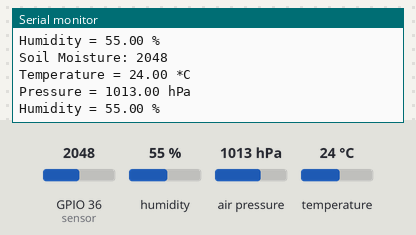
Recording of a program running on a simulated ESP32. Shown: the last lines printed to the serial monitor. Inputs (shaded band) come from the test bench; at power-on: humidity 55 %, GPIO 36 (sensor) = 2048, air pressure 1013 hPa, temperature 24 °C.

Above: at 2.8 s.
2.9 s: humidity set to 22 %
At 4.7 s:
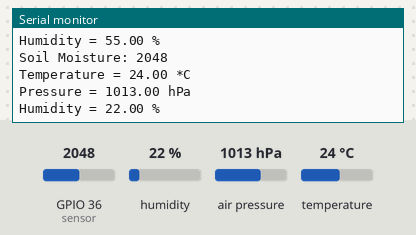
5.6 s: GPIO 36 (sensor) set to 2866
8.3 s: air pressure set to 952 hPa
At 10.8 s:
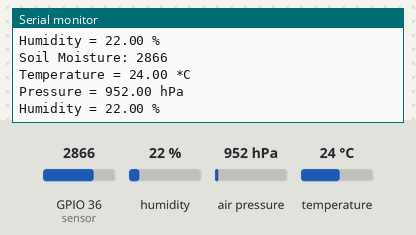
11.0 s: temperature set to 12 °C
At 12.6 s:
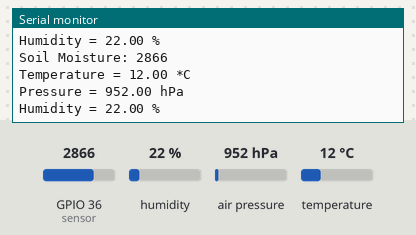
13.7 s: GPIO 36 (sensor) set to 3972
Timing chart, 0 to 16.7 s (numbered marks = the images above; inputs shaded):
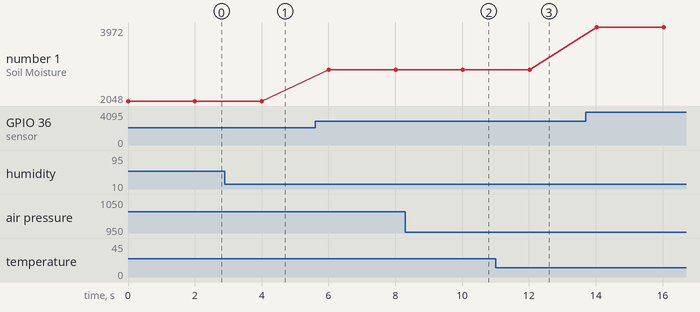

Measured:
- after the input at 2.9 s, the serial monitor: prints a new line after 1.1 s (image 1)
- after the input at 8.3 s, the serial monitor: prints a new line after 1.7 s (image 2)
- after the input at 11.0 s, the serial monitor: prints a new line after 1.0 s (image 3)
- plotted number 1: 2048 → 2866 after the input at 5.6 s, 2866 → 3972 after the input at 13.7 s

The program:

main.cpp
```cpp
#include <Wire.h>
#include <Adafruit_Sensor.h>
#include <Adafruit_BME280.h>
Adafruit_BME280 bme;

#define SEALEVELPRESSURE_HPA (1013.25) //Setting the pressure of sea level, this can be used to estimate altitude using pressure

unsigned long delayTime;


void setup() {
  // put your setup code here, to run once:
  Serial.begin(115200);                    //Recommend leaving this at 115200 so if there is a boot fail you can see it as ESP32 operates on 115200
  bool status;

  status = bme.begin(0x76);                //This returns a 1 if the BME is working, and 0 if not
  if (!status) {                           //If !status means "If Not Status" where status is a 1 or a 0 as per the previous line.
    Serial.println("Could not find a valid BME280 sensor, check wiring!");
    delay(2000);                           //Delay in milliseconds
    while (1);                             //This creates a loop until the BME is detected
  }

  Serial.println("-- Default Test --");
  delayTime = 1000;

  Serial.println();

}

void loop() {
  // put your main code here, to run repeatedly:
  int val = analogRead(36);  //This is the signal pin connected to the soil moisture sensor
  Serial.print("Soil Moisture: ");
  Serial.print(val);
  Serial.println();
  printValues();
  delay(2000);
}


void printValues() {
  Serial.print("Temperature = ");
  Serial.print(bme.readTemperature());
  Serial.println(" *C");

  Serial.print("Pressure = ");
  Serial.print(bme.readPressure() / 100.0F);
  Serial.println(" hPa");

  Serial.print("Humidity = ");
  Serial.print(bme.readHumidity());
  Serial.println(" %");

    Serial.println();
}
```
